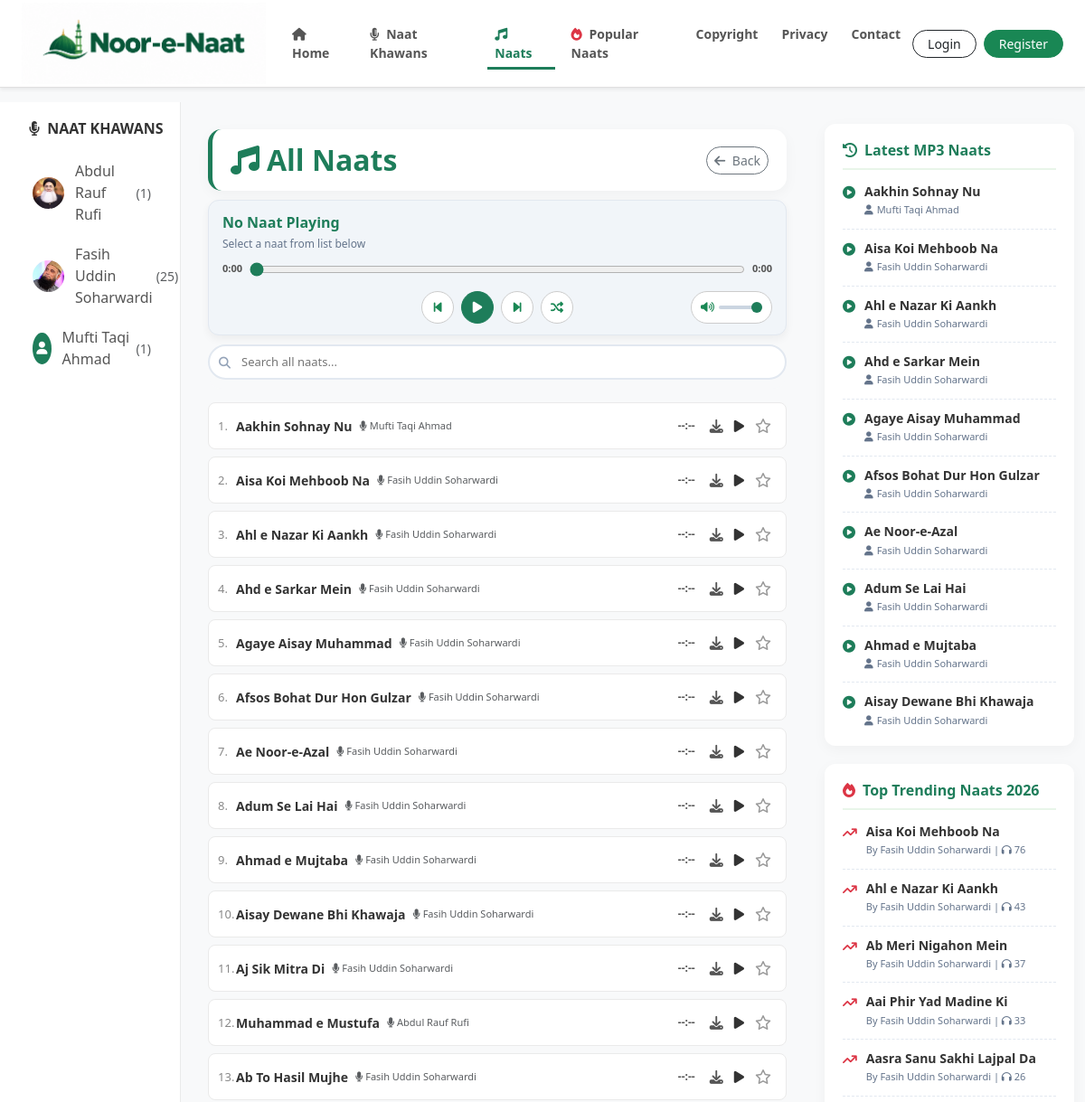
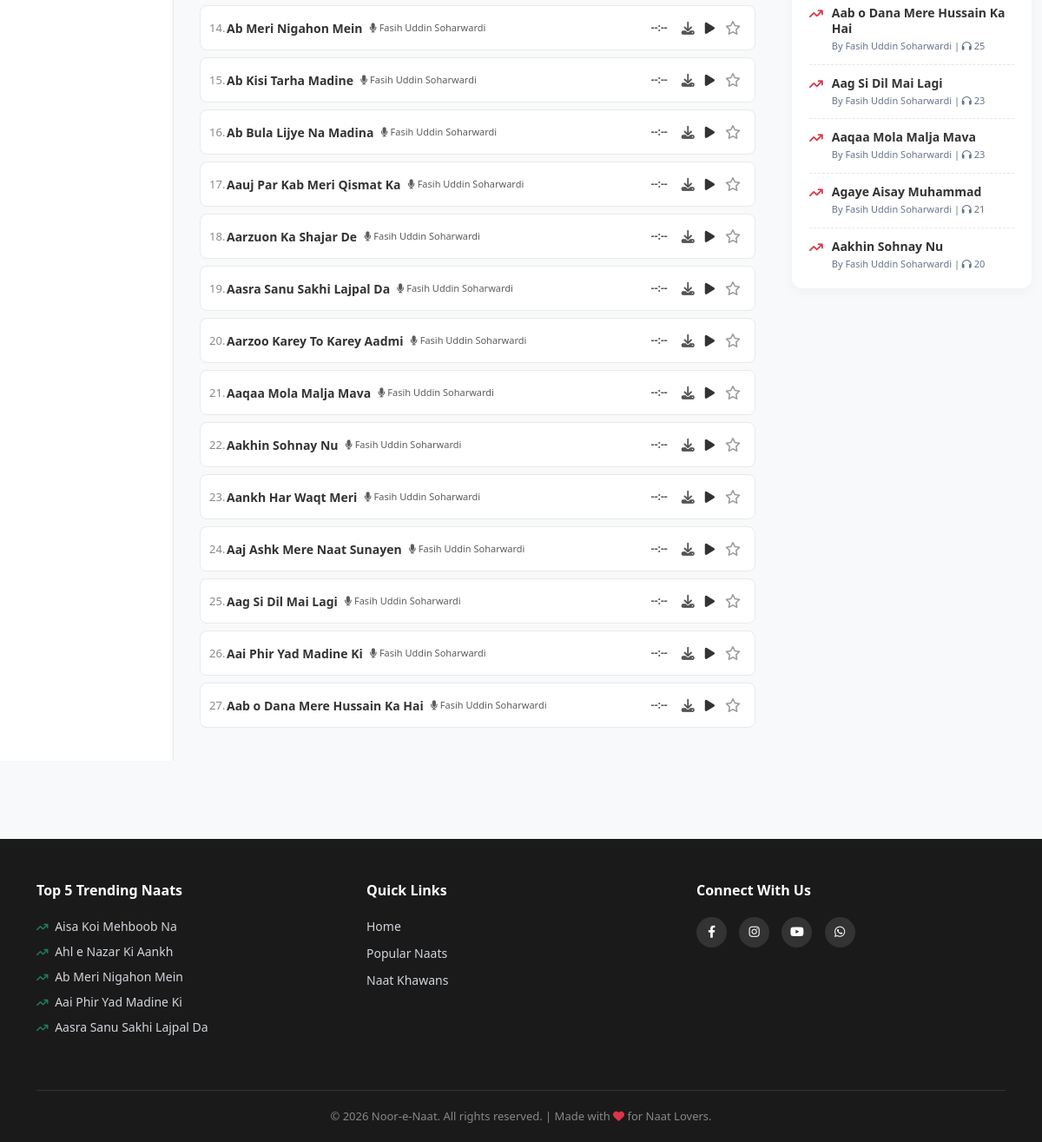
Screenshot of /naats/ with the database file from the repository (2 pictures, top to bottom).
### naat_app/models.py (models this page shows, shortened)
class NaatKhawan(models.Model):
    name = models.CharField(max_length=200)
    image = models.ImageField(upload_to='naat_khawan/', blank=True, null=True)

class Naat(models.Model):
    title = models.CharField(max_length=200)
    naat_khawan = models.ForeignKey(NaatKhawan, on_delete=models.CASCADE, related_name='naats')
    audio_file = models.FileField(upload_to='naats/')
    uploaded_at = models.DateTimeField(auto_now_add=True)
    is_live = models.BooleanField(default=True)
    is_popular = models.BooleanField(default=False)
    views = models.IntegerField(default=0, help_text="Kitni dafa suni gayi")

### naat_app/views.py (the view)
# urls.py: path('naats/', views.all_naats, name='all_naats'),
def all_naats(request):
    khawans = NaatKhawan.objects.annotate(
        naat_count=Count('naats', filter=Q(naats__is_live=True))
    ).order_by('id')
    naats = Naat.objects.filter(is_live=True).order_by('-uploaded_at')
    favorite_ids = []
    if request.user.is_authenticated:
        favorite_ids = list(Favorite.objects.filter(user=request.user).values_list('naat_id', flat=True))
    latest_naats = Naat.objects.filter(is_live=True).order_by('-uploaded_at')[:10]
    trending_naats = Naat.objects.filter(is_live=True).order_by('-views')[:10]
    context = {
        'naats': naats, 'khawans': khawans, 'latest_naats': latest_naats,
        'trending_naats': trending_naats, 'page_title': "All Naats",
        'page_subtitle': "All available naats on Noor-e-Naat.",
        'favorite_ids': favorite_ids,
    }
    return render(request, 'all_naats.html', context)

### naat_app/templates/all_naats.html (shortened to what this page needs)
{% extends 'base.html' %}
{% block content %}
<div class="container-fluid mt-3">
    <div class="row">
        <div class="col-md-3 col-lg-2 sidebar d-none d-md-block">
            <h5><i class="fa-solid fa-microphone-lines me-1"></i> Naat Khawans</h5>
            {% for khawan in khawans %}
                <a href="{% url 'khawan_profile' khawan.id %}" class="khawan-link">
                    {% if khawan.image %}<img src="{{ khawan.image.url }}" class="artist-img-sidebar" alt="{{ khawan.name }}">{% else %}<div class="artist-placeholder-sidebar"><i class="fa-solid fa-user"></i></div>{% endif %}
                    {{ khawan.name }} <span class="ms-1 text-muted small">({{ khawan.naat_count }})</span>
                </a>
            {% endfor %}
        </div>
        <div class="col-12 col-md-6 col-lg-7 main-content">
            <div class="sticky-wrapper">
                <div class="page-header d-flex justify-content-between align-items-center">
                    <div>
                        <h2 class="fw-bold mb-0" style="color: #1e7d5a;"><i class="fa-solid fa-music me-2"></i>All Naats</h2>
                    </div>
                    <a href="/" class="btn btn-outline-secondary btn-sm rounded-pill"><i class="fa-solid fa-arrow-left me-1"></i> Back</a>
                </div>
                <div class="top-player">
                    <div class="d-flex justify-content-between align-items-start">
                        <div>
                            <div class="tp-title" id="tp-title">No Naat Playing</div>
                            <div class="tp-artist" id="tp-artist">Select a naat from list below</div>
                        </div>
                    </div>
                    <div class="custom-audio-wrapper mb-3">
                        <span class="audio-time" id="tp-current">0:00</span>
                        <input type="range" id="tp-progress" class="audio-progress" value="0" min="0" max="100" step="0.1">
                        <span class="audio-time" id="tp-duration">0:00</span>
                    </div>
                    <div class="controls-wrapper mt-2">
                        <div class="center-buttons tp-controls">
                            <button type="button" class="btn btn-light rounded-circle" onclick="tpPrev()" title="Previous">
                                <i class="fa-solid fa-backward-step text-success"></i>
                            </button>
                            <button type="button" class="btn btn-success rounded-circle" onclick="tpToggle()" id="tp-play-btn" title="Play / Pause">
                                <i class="fa-solid fa-play"></i>
                            </button>
                            <button type="button" class="btn btn-light rounded-circle" onclick="tpNext()" title="Next">
                                <i class="fa-solid fa-forward-step text-success"></i>
                            </button>
                            <button type="button" class="btn btn-light rounded-circle" onclick="tpCycleMode()" id="tp-shuffle-btn" title="Normal">
                                <i class="fa-solid fa-shuffle text-success"></i>
                            </button>
                        </div>
                        <div class="right-volume">
                            <div class="volume-container">
                                <i class="fa-solid fa-volume-high text-success" style="font-size: 12px;"></i>
                                <input type="range" id="tp-volume" min="0" max="1" step="0.1" value="1" oninput="tpChangeVolume(this.value)">
                            </div>
                        </div>
                    </div>
                </div>
                <div class="search-container">
                    <i class="fa-solid fa-magnifying-glass"></i>
                    <input type="text" id="searchInput" placeholder="Search all naats..." autocomplete="off">
                </div>
            </div>
            <div class="naat-list-container" id="naatsContainer">
                {% for naat in naats %}
                <div class="naat-list-item"
                     id="naat-card-{{ naat.id }}"
                     data-id="{{ naat.id }}"
                     data-title="{{ naat.title }}"
                     data-artist="{{ naat.naat_khawan.name }}"
                     data-url="{% url 'stream_naat' naat.id %}"
                     onclick="tpPlay({{ naat.id }})">
                    <div class="naat-index">{{ forloop.counter }}.</div>
                    <div class="flex-grow-1 d-flex align-items-center" style="min-width: 0;">
                        <p class="naat-title text-truncate mb-0">{{ naat.title }}</p>
                        <span class="text-muted ms-2 d-none d-sm-inline artist-name-sm" style="font-size: 11px; white-space: nowrap;"><i class="fa-solid fa-microphone"></i> {{ naat.naat_khawan.name }}</span>
                    </div>
                    <div class="naat-duration" id="dur-{{ naat.id }}">--:--</div>
                    <div class="d-flex align-items-center">
                        <a href="{% url 'download_naat' naat.id %}" class="download-icon" onclick="event.stopPropagation();" title="Download">
                            <i class="fa-solid fa-download"></i>
                        </a>
                        <button type="button" class="btn-play-list" onclick="event.stopPropagation(); tpPlay({{ naat.id }});">
                            <i class="fa-solid fa-play"></i>
                        </button>
                        <button type="button" class="fav-btn {% if naat.id in favorite_ids %}active{% endif %}" id="fav-{{ naat.id }}" onclick="event.stopPropagation(); tpToggleFav({{ naat.id }});" title="Add to Favorites">
                            <i class="{% if naat.id in favorite_ids %}fa-solid{% else %}fa-regular{% endif %} fa-star"></i>
                        </button>
                    </div>
                </div>
                {% endfor %}
            </div>
        </div>
        <div class="col-md-3 col-lg-3 d-none d-md-block mt-4">
            <div class="right-widget">
                <h5><i class="fa-solid fa-clock-rotate-left me-2"></i>Latest MP3 Naats</h5>
                {% for l_naat in latest_naats %}
                <div class="widget-item">
                    <i class="fa-solid fa-circle-play widget-icon"></i>
                    <div class="widget-text">
                        <a href="{% url 'naat_detail' l_naat.id %}">{{ l_naat.title }}</a>
                        <small><i class="fa-solid fa-user me-1"></i>{{ l_naat.naat_khawan.name }}</small>
                    </div>
                </div>
                {% endfor %}
            </div>
            <div class="right-widget">
                <h5><i class="fa-solid fa-fire text-danger me-2"></i>Top Trending Naats 2026</h5>
                {% for t_naat in trending_naats %}
                <div class="widget-item">
                    <i class="fa-solid fa-arrow-trend-up text-danger widget-icon"></i>
                    <div class="widget-text">
                        <a href="{% url 'naat_detail' t_naat.id %}">{{ t_naat.title }}</a>
                        <small>By {{ t_naat.naat_khawan.name }} | <i class="fa-solid fa-headphones"></i> {{ t_naat.views }}</small>
                    </div>
                </div>
                {% endfor %}
            </div>
        </div>
    </div>
</div>
{% endblock %}

### naat_app/templates/base.html (shortened to what this page needs)
{% load static %}
<!DOCTYPE html>
<html lang="en">
<head>
    <link href="https://cdn.jsdelivr.net/npm/bootstrap@5.3.0/dist/css/bootstrap.min.css" rel="stylesheet">
    <link rel="stylesheet" href="https://cdnjs.cloudflare.com/ajax/libs/font-awesome/6.4.0/css/all.min.css">
</head>
<body>
    <nav class="navbar navbar-expand-lg sticky-top shadow-sm">
        <div class="container-fluid px-4">
            <a class="navbar-brand d-flex align-items-center" href="/">
                <img src="{% static 'images/logo.png' %}" alt="Noor-e-Naat Logo">
            </a>
            <div class="collapse navbar-collapse" id="navbarNav">
                <ul class="navbar-nav mx-auto">
                    <li class="nav-item">
                        <a class="nav-link {% if request.resolver_match.url_name == 'home' %}active{% endif %}" href="{% url 'home' %}"><i class="fa-solid fa-house me-1"></i> Home</a>
                    </li>
                    <li class="nav-item">
                        <a class="nav-link " href="{% url 'all_naat_khawans' %}"><i class="fa-solid fa-microphone-lines me-1"></i> Naat Khawans</a>
                    </li>
                    <li class="nav-item">
                        <a class="nav-link {% if request.resolver_match.url_name == 'all_naats' %}active{% endif %}" href="{% url 'all_naats' %}"><i class="fa-solid fa-music me-1"></i> Naats</a>
                    </li>
                    <li class="nav-item">
                        <a class="nav-link {% if request.resolver_match.url_name == 'popular_naats' %}active{% endif %}" href="{% url 'popular_naats' %}"><i class="fa-solid fa-fire text-danger me-1"></i> Popular Naats</a>
                    </li>
                    <li class="nav-item"><a class="nav-link {% if request.resolver_match.url_name == 'copyright_page' %}active{% endif %}" href="{% url 'copyright_page' %}">Copyright</a></li>
                    <li class="nav-item"><a class="nav-link {% if request.resolver_match.url_name == 'privacy_page' %}active{% endif %}" href="{% url 'privacy_page' %}">Privacy</a></li>
                    <li class="nav-item"><a class="nav-link {% if request.resolver_match.url_name == 'contact_page' %}active{% endif %}" href="{% url 'contact_page' %}">Contact</a></li>
                </ul>
                <div class="d-flex align-items-center gap-2 mt-3 mt-lg-0">
                    {% if user.is_authenticated %}
                        <div class="dropdown">
                            <button class="btn btn-outline-success btn-sm rounded-pill px-3 dropdown-toggle w-100" type="button" data-bs-toggle="dropdown">
                                <i class="fa-solid fa-user-circle me-1"></i> {{ user.username }}
                            </button>
                            <ul class="dropdown-menu dropdown-menu-end shadow border-0">
                                <li><a class="dropdown-item" href="{% url 'change_password' %}"><i class="fa-solid fa-key me-2 text-muted"></i>Change Password</a></li>
                                <li><hr class="dropdown-divider"></li>
                                <li><a class="dropdown-item text-danger" href="{% url 'logout' %}"><i class="fa-solid fa-right-from-bracket me-2"></i>Logout</a></li>
                            </ul>
                        </div>
                    {% else %}
                        <a href="{% url 'login' %}" class="btn btn-outline-dark btn-sm rounded-pill px-3 w-100">Login</a>
                        <a href="{% url 'register' %}" class="btn btn-success btn-sm rounded-pill px-3 w-100">Register</a>
                    {% endif %}
                </div>
            </div>
        </div>
    </nav>
    <div class="content-wrapper">
        {% block content %}{% endblock %}
    </div>
    <footer class="footer">
        <div class="container">
            <div class="row">
                <div class="col-md-4 mb-4 text-center text-md-start">
                    <h5>Top 5 Trending Naats</h5>
                    <div class="trending-container">
                        {% for t_naat in trending_naats|slice:":5" %}
                            <a href="{% url 'naat_detail' t_naat.id %}?autoplay=1" class="text-truncate" style="max-width: 280px; margin-bottom: 8px; color: #d1d5db;">
                                <i class="fa-solid fa-arrow-trend-up me-1" style="font-size: 12px; color: #1e7d5a;"></i>
                                {{ t_naat.title }}
                            </a>
                        {% empty %}
                            <p class="small text-muted">No trending naats available.</p>
                        {% endfor %}
                    </div>
                </div>
                <div class="col-md-4 mb-4 text-center text-md-start">
                    <h5>Quick Links</h5>
                    <a href="{% url 'home' %}">Home</a>
                    <a href="{% url 'popular_naats' %}">Popular Naats</a>
                    <a href="{% url 'all_naat_khawans' %}">Naat Khawans</a>
                </div>
                <div class="col-md-4 mb-4 text-center text-md-start">
                    <h5>Connect With Us</h5>
                    <div class="social-icons mt-2">
                        <a href="https://facebook.com" target="_blank" title="Facebook"><i class="fa-brands fa-facebook-f"></i></a>
                        <a href="https://instagram.com" target="_blank" title="Instagram"><i class="fa-brands fa-instagram"></i></a>
                        <a href="https://youtube.com" target="_blank" title="YouTube"><i class="fa-brands fa-youtube"></i></a>
                        <a href="https://wa.me/923000000000" target="_blank" title="WhatsApp"><i class="fa-brands fa-whatsapp"></i></a>
                    </div>
                </div>
            </div>
            <div class="footer-bottom">
                &copy; 2026 Noor-e-Naat. All rights reserved. | Made with <i class="fa-solid fa-heart text-danger"></i> for Naat Lovers.
            </div>
        </div>
    </footer>
</body>
</html>

### rows the page displays
NaatKhawan: image (picture), name "Abdul Rauf Rufi", naat_count "1"
NaatKhawan: image (picture), name "Fasih Uddin Soharwardi", naat_count "25"
NaatKhawan: name "Mufti Taqi Ahmad", naat_count "1"
Naat: title "Aakhin Sohnay Nu", naat_khawan.name "Mufti Taqi Ahmad"
Naat: title "Aisa Koi Mehboob Na", naat_khawan.name "Fasih Uddin Soharwardi", views "76"
Naat: title "Ahl e Nazar Ki Aankh", naat_khawan.name "Fasih Uddin Soharwardi", views "43"
Naat: title "Ahd e Sarkar Mein", naat_khawan.name "Fasih Uddin Soharwardi"
Naat: title "Agaye Aisay Muhammad", naat_khawan.name "Fasih Uddin Soharwardi", views "21"
Naat: title "Afsos Bohat Dur Hon Gulzar", naat_khawan.name "Fasih Uddin Soharwardi"
Naat: title "Ae Noor-e-Azal", naat_khawan.name "Fasih Uddin Soharwardi"
Naat: title "Adum Se Lai Hai", naat_khawan.name "Fasih Uddin Soharwardi"
Naat: title "Ahmad e Mujtaba", naat_khawan.name "Fasih Uddin Soharwardi"
Naat: title "Aisay Dewane Bhi Khawaja", naat_khawan.name "Fasih Uddin Soharwardi"
Naat: title "Aj Sik Mitra Di", naat_khawan.name "Fasih Uddin Soharwardi"
Naat: title "Muhammad e Mustufa", naat_khawan.name "Abdul Rauf Rufi"
Naat: title "Ab To Hasil Mujhe", naat_khawan.name "Fasih Uddin Soharwardi"
Naat: title "Ab Meri Nigahon Mein", naat_khawan.name "Fasih Uddin Soharwardi", views "37"
Naat: title "Ab Kisi Tarha Madine", naat_khawan.name "Fasih Uddin Soharwardi"
Naat: title "Ab Bula Lijye Na Madina", naat_khawan.name "Fasih Uddin Soharwardi"
Naat: title "Aauj Par Kab Meri Qismat Ka", naat_khawan.name "Fasih Uddin Soharwardi"
Naat: title "Aarzuon Ka Shajar De", naat_khawan.name "Fasih Uddin Soharwardi"
Naat: title "Aasra Sanu Sakhi Lajpal Da", naat_khawan.name "Fasih Uddin Soharwardi", views "26"
Naat: title "Aarzoo Karey To Karey Aadmi", naat_khawan.name "Fasih Uddin Soharwardi"
Naat: title "Aaqaa Mola Malja Mava", naat_khawan.name "Fasih Uddin Soharwardi", views "23"
Naat: title "Aakhin Sohnay Nu", naat_khawan.name "Fasih Uddin Soharwardi", views "20"
Naat: title "Aankh Har Waqt Meri", naat_khawan.name "Fasih Uddin Soharwardi"
Naat: title "Aaj Ashk Mere Naat Sunayen", naat_khawan.name "Fasih Uddin Soharwardi"
Naat: title "Aag Si Dil Mai Lagi", naat_khawan.name "Fasih Uddin Soharwardi", views "23"
Naat: title "Aai Phir Yad Madine Ki", naat_khawan.name "Fasih Uddin Soharwardi", views "33"
Naat: title "Aab o Dana Mere Hussain Ka Hai", naat_khawan.name "Fasih Uddin Soharwardi", views "25"
